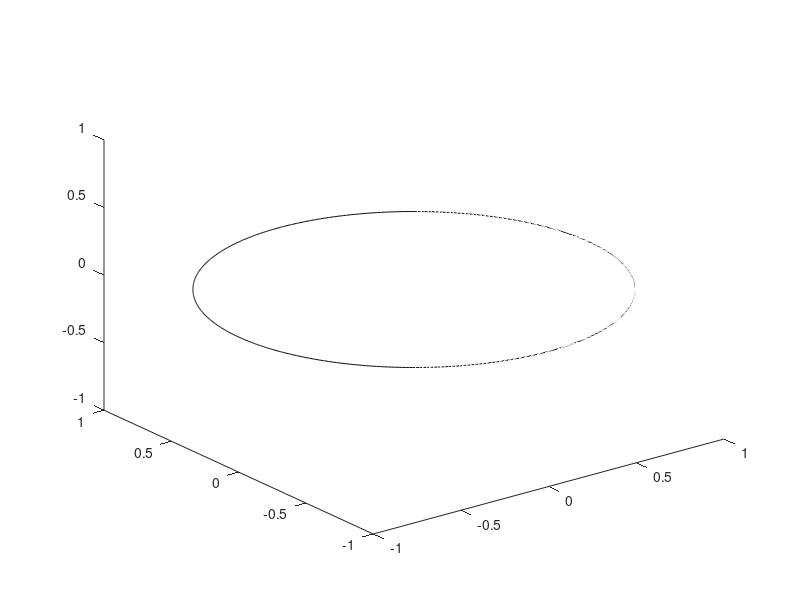

Here is the MATLAB script that generated this plot:
function h = circle3(r, xc, yc, zc, plot3_plane,linestyle)
%
% CIRCLE3 plot a circle of radius r, centered at (xc,yc,zc)
%
%   CIRCLE3() plots a unit circle centered on the origin in the xy-plane
%
%   h = CIRCLE3() returns the handles to the circle
%
%   CIRCLE3(r) draws a unit circle of radius r, centered at the origin, in the
%       xy-plane
%
%   CIRCLE3(r,xc,yc) draws a circle of radius r, centered at (xc,yc), in the
%       xy-plane
%
%   CIRCLE3(r, xc, yc, zc) centers at (xc,yc,zc)
%
%   CIRCLE3(r,xc,yc,zc,linestyle) accepts a linestyle as a string
%
%   CIRCLE3(linestyle) draws a unit circle at the origin with linestyle as a
%       string
%
%   CIRCLE3(r,xc,yc,zc,plot3_plane) plots the circle in the plane given by
%       plot3_plane = 1 xy-plane
%                   = 2 xz-plane
%                   = 3 yz-plane
%
%   CIRCLE3(r,xc,yc,zc,plot3_plane,linestyle)
%
%   Example:
%
%   figure(1)
%       h = circle3(3);
%       set(h, 'LineWidth', 2)
%
%   See also PLOT3
%--------------------------------------------------------------------------

theta = linspace(0,2*pi, 1000);

if nargin == 0          % Plot a unit circle centered at the origin
    r = 1;
    xc = 0;
    yc = 0;
    zc = 0;
    linestyle = 'k-';   % Default linestyle is solid black
    plot3_plane = 1;
elseif nargin == 1
    if ischar(r)        % check if argument is a linestyle
        linestyle = r;
        r = 1;
    else
        linestyle = 'k-';
    end
    xc = 0;
    yc = 0;
    zc = 0;
    plot3_plane = 1;
elseif nargin == 2      % could just give x-value, keep on xy-plane
    yc = 0;
    zc = 0;
    linestyle = 'k-';
    plot3_plane = 1;
elseif nargin < 5
    plot3_plane = 1;
    linestyle = 'k-';
elseif nargin == 5
    if ischar(plot3_plane)
        linestyle = plot3_plane;
        plot3_plane = 1;
    else
        linestyle = 'k-';
    end
end

% Define coordinates
if plot3_plane == 1         % xy-plane
    x = xc + r*cos(theta);
    y = yc + r*sin(theta);
    z = zc*ones(size(theta));
elseif plot3_plane == 2     % xz-plane
    x = xc + r*cos(theta);
    y = yc*ones(size(theta));
    z = zc + r*sin(theta);
elseif plot3_plane == 3     % yz-plane
    x = xc*ones(size(theta));
    y = yc + r*cos(theta);
    z = zc + r*sin(theta);
end

if nargout == 1         % Return handle to the circle for style changes
        h = plot3(x,y,z, linestyle);
else                    % suppress output
        plot3(x,y,z, linestyle);
end

return
end % function CIRCLE
%--------------------------------------------------------------------------